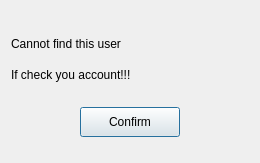
<?xml version="1.0" encoding="UTF-8"?>
<ui version="4.0">
 <class>FindFailDlg</class>
 <widget class="QDialog" name="FindFailDlg">
  <property name="geometry">
   <rect>
    <x>0</x>
    <y>0</y>
    <width>260</width>
    <height>163</height>
   </rect>
  </property>
  <property name="sizePolicy">
   <sizepolicy hsizetype="Preferred" vsizetype="Ignored">
    <horstretch>0</horstretch>
    <verstretch>0</verstretch>
   </sizepolicy>
  </property>
  <property name="minimumSize">
   <size>
    <width>260</width>
    <height>163</height>
   </size>
  </property>
  <property name="maximumSize">
   <size>
    <width>260</width>
    <height>163</height>
   </size>
  </property>
  <property name="windowTitle">
   <string>Dialog</string>
  </property>
  <layout class="QVBoxLayout" name="verticalLayout">
   <item>
    <spacer name="verticalSpacer">
     <property name="orientation">
      <enum>Qt::Orientation::Vertical</enum>
     </property>
     <property name="sizeType">
      <enum>QSizePolicy::Policy::Fixed</enum>
     </property>
     <property name="sizeHint" stdset="0">
      <size>
       <width>20</width>
       <height>20</height>
      </size>
     </property>
    </spacer>
   </item>
   <item>
    <widget class="QLabel" name="fail_tip">
     <property name="minimumSize">
      <size>
       <width>0</width>
       <height>25</height>
      </size>
     </property>
     <property name="maximumSize">
      <size>
       <width>16777215</width>
       <height>25</height>
      </size>
     </property>
     <property name="text">
      <string>Cannot find this user</string>
     </property>
    </widget>
   </item>
   <item>
    <widget class="QLabel" name="fail_tip2">
     <property name="minimumSize">
      <size>
       <width>0</width>
       <height>25</height>
      </size>
     </property>
     <property name="maximumSize">
      <size>
       <width>16777215</width>
       <height>25</height>
      </size>
     </property>
     <property name="text">
      <string>If check you account!!!</string>
     </property>
    </widget>
   </item>
   <item>
    <widget class="QWidget" name="widget" native="true">
     <layout class="QHBoxLayout" name="horizontalLayout">
      <item>
       <widget class="ClickedBtn" name="fail_sure_btn">
        <property name="minimumSize">
         <size>
          <width>100</width>
          <height>30</height>
         </size>
        </property>
        <property name="maximumSize">
         <size>
          <width>100</width>
          <height>30</height>
         </size>
        </property>
        <property name="text">
         <string>Confirm</string>
        </property>
       </widget>
      </item>
     </layout>
    </widget>
   </item>
  </layout>
 </widget>
 <customwidgets>
  <customwidget>
   <class>ClickedBtn</class>
   <extends>QPushButton</extends>
   <header location="global">clickedbtn.h</header>
  </customwidget>
 </customwidgets>
 <resources/>
 <connections/>
</ui>
